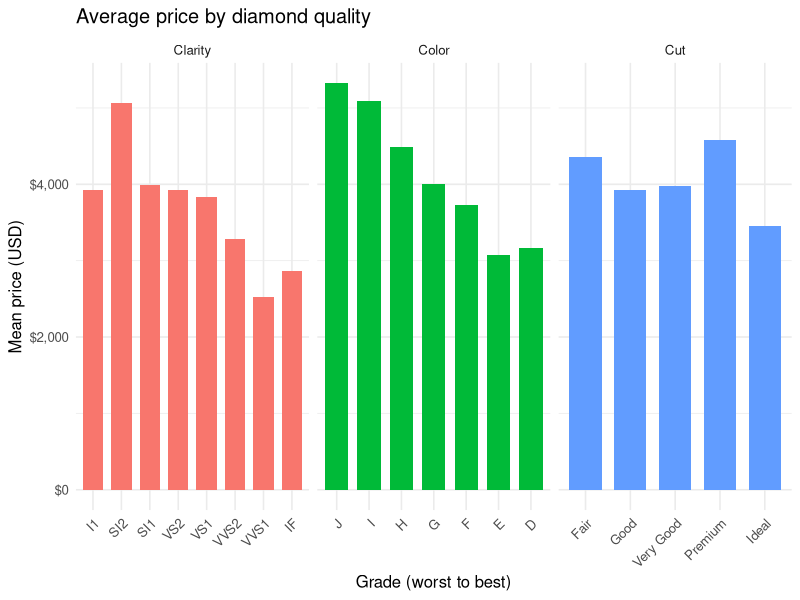
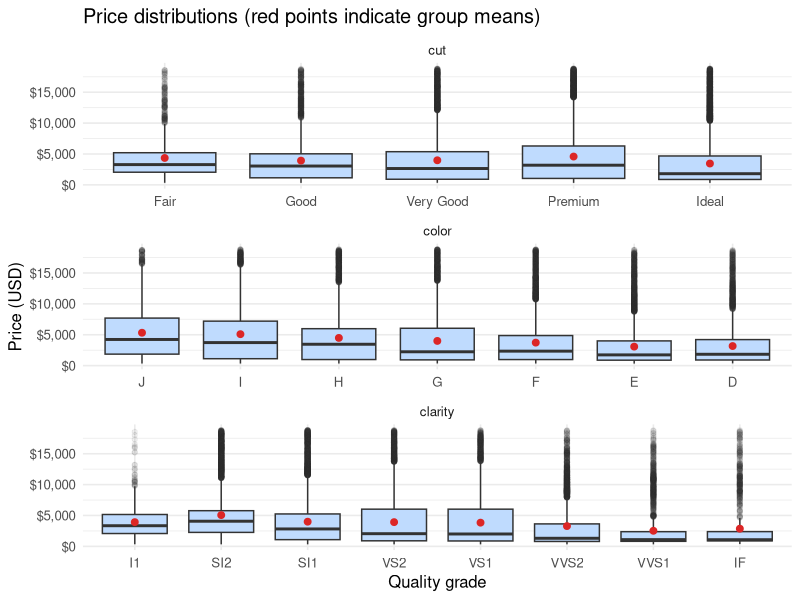
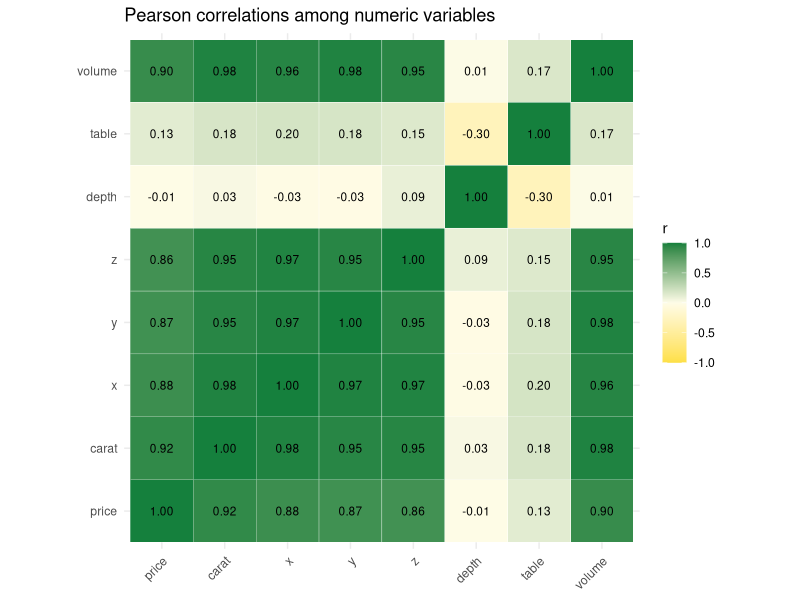
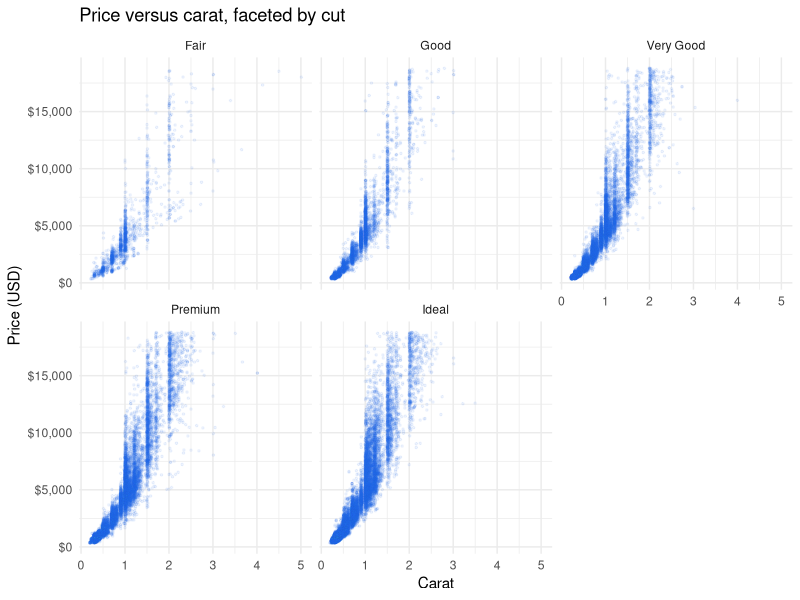
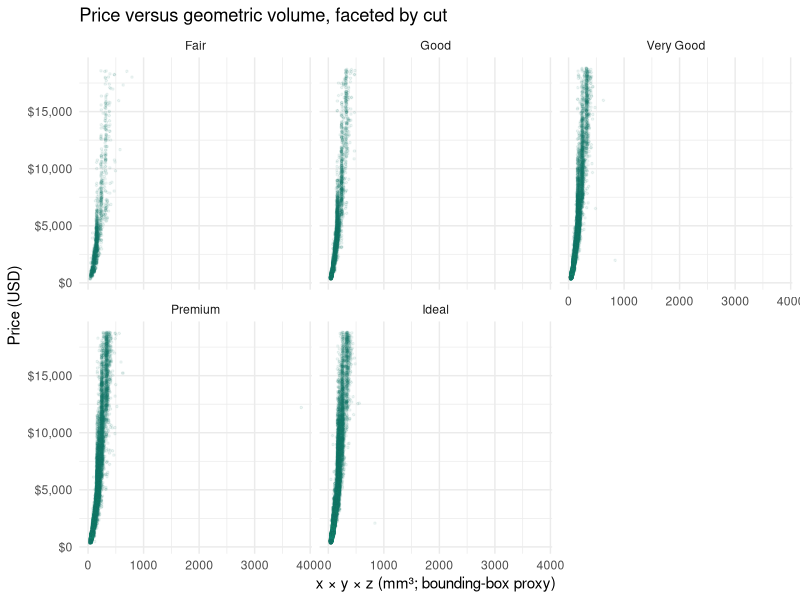
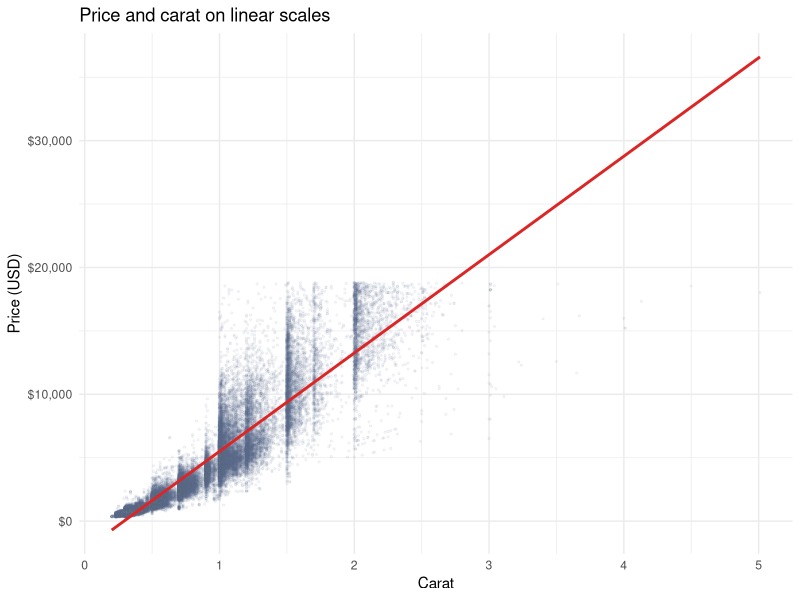
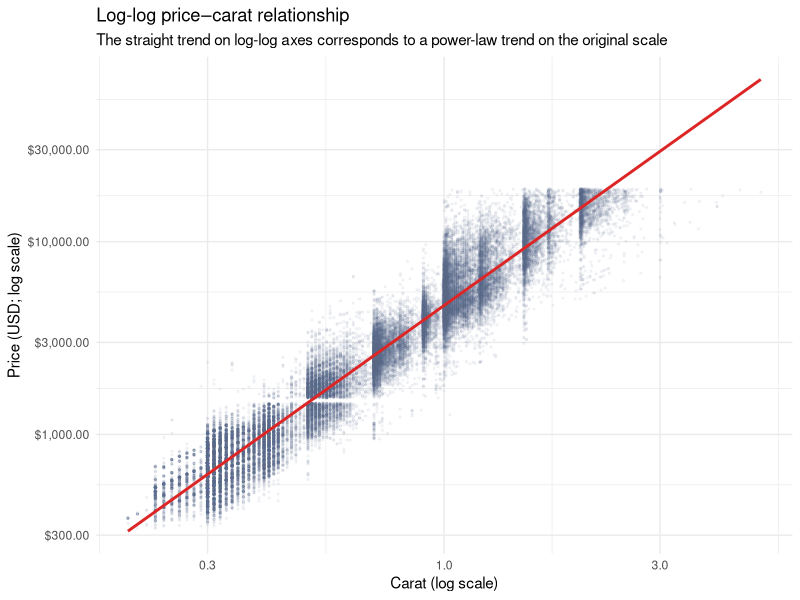
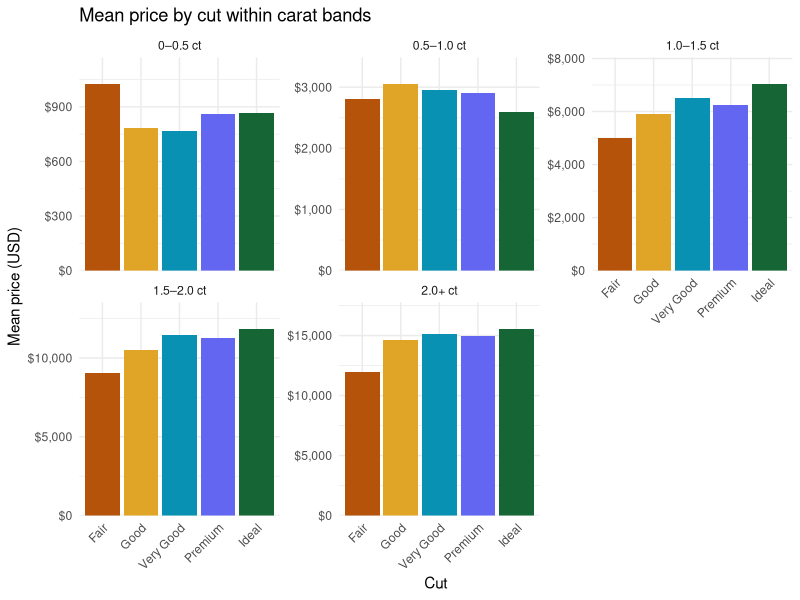

R code for these plots, in order:
## ---- chunk 1
knitr::opts_chunk$set(echo = TRUE, warning = FALSE, message = FALSE,
                      fig.width = 10, fig.height = 5.5, dpi = 120)
## ---- chunk 2
library(ggplot2)
library(dplyr)
library(tidyr)
library(broom)
library(knitr)
library(scales)
## ---- chunk 3
d <- ggplot2::diamonds |>
  mutate(
    cut = factor(as.character(cut), levels = c("Fair", "Good", "Very Good", "Premium", "Ideal")),
    color = factor(as.character(color), levels = c("J", "I", "H", "G", "F", "E", "D")),
    clarity = factor(as.character(clarity), levels = c("I1", "SI2", "SI1", "VS2", "VS1", "VVS2", "VVS1", "IF")),
    volume = x * y * z
  )
quality_palette <- c("Fair"="#B45309", "Good"="#E0A526", "Very Good"="#0891B2", "Premium"="#6366F1", "Ideal"="#166534")
## ---- chunk 4
mean_grade <- function(data, var, dimension) {
  data |>
    group_by(grade = {{ var }}) |>
    summarise(n = n(), mean_price = mean(price), .groups = "drop") |>
    mutate(dimension = dimension, grade = as.character(grade))
}
raw_means <- bind_rows(
  mean_grade(d, cut, "Cut"),
  mean_grade(d, color, "Color"),
  mean_grade(d, clarity, "Clarity")
)
# The summary is used for the chart below; no redundant table is printed. 
## ---- chunk 5
raw_means |>
  mutate(grade = factor(grade, levels = unique(grade))) |>
  ggplot(aes(grade, mean_price, fill = dimension)) +
  geom_col(width = .72, show.legend = FALSE) +
  facet_wrap(~ dimension, scales = "free_x", nrow = 1) +
  scale_y_continuous(labels = label_dollar()) +
  labs(title = "Average price by diamond quality", x = "Grade (worst to best)", y = "Mean price (USD)") +
  theme_minimal(base_size = 12) +
  theme(axis.text.x = element_text(angle = 45, hjust = 1))
## ---- chunk 6
d |>
  select(price, cut, color, clarity) |>
  pivot_longer(cols = c(cut, color, clarity), names_to = "dimension", values_to = "grade") |>
  mutate(dimension = factor(dimension, levels = c("cut", "color", "clarity"))) |>
  ggplot(aes(grade, price)) +
  geom_boxplot(fill = "#BFDBFE", outlier.alpha = .07) +
  stat_summary(fun = mean, geom = "point", color = "#DC2626", size = 2) +
  facet_wrap(~ dimension, scales = "free_x", ncol = 1) +
  scale_y_continuous(labels = label_dollar()) +
  labs(title = "Price distributions (red points indicate group means)", x = "Quality grade", y = "Price (USD)") +
  theme_minimal(base_size = 12)
## ---- chunk 7
numeric_vars <- d |> select(price, carat, x, y, z, depth, table, volume)
cor_mat <- cor(numeric_vars, use = "complete.obs", method = "pearson")
cor_long <- as.data.frame(as.table(cor_mat))
ggplot(cor_long, aes(Var1, Var2, fill = Freq)) +
  geom_tile(color = "white") +
  geom_text(aes(label = sprintf("%.2f", Freq)), size = 3) +
  scale_fill_gradient2(low = "#FDE047", mid = "#FEFCE8", high = "#15803D", midpoint = 0, limits = c(-1,1)) +
  coord_equal() +
  labs(title = "Pearson correlations among numeric variables", x = NULL, y = NULL, fill = "r") +
  theme_minimal(base_size = 11) +
  theme(axis.text.x = element_text(angle = 45, hjust = 1))
## ---- chunk 8
d |>
  ggplot(aes(carat, price)) +
  geom_point(alpha = .07, size = .55, color = "#2563EB") +
  facet_wrap(~ cut) +
  scale_y_continuous(labels = label_dollar()) +
  labs(title = "Price versus carat, faceted by cut", x = "Carat", y = "Price (USD)") +
  theme_minimal()
## ---- chunk 9
d |>
  filter(is.finite(volume), volume > 0) |>
  ggplot(aes(volume, price)) +
  geom_point(alpha = .07, size = .55, color = "#0F766E") +
  facet_wrap(~ cut) +
  scale_y_continuous(labels = label_dollar()) +
  labs(title = "Price versus geometric volume, faceted by cut", x = "x × y × z (mm³; bounding-box proxy)", y = "Price (USD)") +
  theme_minimal()
## ---- chunk 10
ggplot(d, aes(carat, price)) +
  geom_point(alpha = .06, size = .5, color = "#64748B") +
  geom_smooth(method = "lm", se = FALSE, color = "#DC2626") +
  scale_y_continuous(labels = label_dollar()) +
  labs(title = "Price and carat on linear scales", x = "Carat", y = "Price (USD)") +
  theme_minimal()
## ---- chunk 11
ggplot(d, aes(carat, price)) +
  geom_point(alpha = .06, size = .5, color = "#64748B") +
  geom_smooth(method = "lm", formula = y ~ x, se = FALSE, color = "#DC2626") +
  scale_x_log10() + scale_y_log10(labels = label_dollar()) +
  labs(title = "Log-log price–carat relationship", subtitle = "The straight trend on log-log axes corresponds to a power-law trend on the original scale", x = "Carat (log scale)", y = "Price (USD; log scale)") +
  theme_minimal()
## ---- chunk 12
quality_summary <- function(data, var) {
  data |>
    group_by(grade = {{ var }}) |>
    summarise(n = n(), mean_carat = mean(carat), median_carat = median(carat),
              mean_volume = mean(volume), median_volume = median(volume),
              mean_price = mean(price), .groups = "drop")
}
# Highlight the two largest entries in each selected column, within each table.
highlight_top2 <- function(tab) {
  highlight_cols <- c("mean_carat", "median_carat", "mean_volume", "mean_price")
  thresholds <- vapply(tab[highlight_cols], function(v) sort(v, decreasing = TRUE)[min(2, length(v))], numeric(1))
  for (nm in highlight_cols) {
    tab[[nm]] <- ifelse(tab[[nm]] >= thresholds[[nm]],
                        paste0("<strong style='background:#FEF3C7;padding:2px 4px;'>", sprintf("%.2f", tab[[nm]]), "</strong>"),
                        sprintf("%.2f", tab[[nm]]))
  }
  tab
}
## ---- chunk 13
kable(highlight_top2(quality_summary(d, cut)), escape = FALSE,
      caption = "Carat, volume, and price by cut; bold indicates the top two values")
## ---- chunk 14
kable(highlight_top2(quality_summary(d, color)), escape = FALSE,
      caption = "Carat, volume, and price by color; bold indicates the top two values")
## ---- chunk 15
kable(highlight_top2(quality_summary(d, clarity)), escape = FALSE,
      caption = "Carat, volume, and price by clarity; bold indicates the top two values")
## ---- chunk 16
d_bands <- d |>
  mutate(carat_band = cut(carat, breaks = c(0, .5, 1, 1.5, 2, Inf),
                         labels = c("0–0.5 ct", "0.5–1.0 ct", "1.0–1.5 ct", "1.5–2.0 ct", "2.0+ ct"),
                         include.lowest = TRUE, right = TRUE))
band_summary <- d_bands |>
  group_by(carat_band, cut) |>
  summarise(n = n(), mean_carat = mean(carat), mean_price = mean(price), .groups = "drop")
ggplot(band_summary, aes(cut, mean_price, fill = cut)) +
  geom_col(show.legend = FALSE) +
  facet_wrap(~ carat_band, scales = "free_y") +
  scale_fill_manual(values = quality_palette) +
  scale_y_continuous(labels = label_dollar(), expand = expansion(mult = c(0, .14))) +
  labs(title = "Mean price by cut within carat bands", x = "Cut", y = "Mean price (USD)") +
  theme_minimal(base_size = 11) +
  theme(axis.text.x = element_text(angle = 45, hjust = 1))
## ---- chunk 17
selected_carats <- c(.50, 1.00, 1.50, 2.00)
exact_summary <- d |>
  filter(carat %in% selected_carats) |>
  group_by(carat, cut) |>
  summarise(n = n(), mean_price = mean(price), median_price = median(price), .groups = "drop")
## ---- chunk 18
ggplot(exact_summary, aes(cut, mean_price, fill = cut)) +
  geom_col(show.legend = FALSE) +
  facet_wrap(~ carat, labeller = labeller(carat = function(x) paste0(x, " ct")), scales = "free_y") +
  scale_fill_manual(values = quality_palette) +
  scale_y_continuous(labels = label_dollar(), expand = expansion(mult = c(0, .14))) +
  labs(title = "Observed mean price by cut at exactly equal carat", subtitle = "Color and clarity are not controlled in this comparison", x = "Cut", y = "Mean observed price (USD)") +
  theme_minimal() +
  theme(axis.text.x = element_text(angle = 45, hjust = 1))
## ---- chunk 19
matched_candidates <- d |>
  group_by(carat, color, clarity, cut) |>
  summarise(n = n(), mean_price = mean(price), .groups = "drop") |>
  group_by(carat, color, clarity) |>
  summarise(n_cuts = n_distinct(cut), total_n = sum(n),
            min_cut_n = min(n), .groups = "drop") |>
  filter(n_cuts >= 2) |>
  arrange(desc(n_cuts), desc(min_cut_n), desc(total_n))

anchor <- matched_candidates |>
  filter(abs(carat - 1) < 1e-9, color == "E", clarity == "SI2")
stopifnot(nrow(anchor) == 1, anchor$n_cuts == 5)

# Choose three additional observed groups with distinct carat weights.
# Prefer five represented cuts, then better minimum cell counts and total size.
others <- matched_candidates |>
  filter(abs(carat - 1) > 1e-9) |>
  arrange(desc(n_cuts), desc(min_cut_n), desc(total_n)) |>
  group_by(carat) |>
  slice_head(n = 1) |>
  ungroup() |>
  arrange(desc(n_cuts), desc(min_cut_n), desc(total_n)) |>
  slice_head(n = 3)
stopifnot(nrow(others) == 3)

selected_groups <- bind_rows(anchor, others) |>
  mutate(group_id = paste0("Group ", row_number()),
         group_label = paste0(group_id, ": ", format(carat, nsmall = 2),
                              " ct | ", color, " | ", clarity))

matched_four <- d |>
  inner_join(selected_groups |>
               select(carat, color, clarity, group_id, group_label),
             by = c("carat", "color", "clarity")) |>
  group_by(group_id, group_label, carat, color, clarity, cut) |>
  summarise(n = n(), mean_price = mean(price), .groups = "drop")

knitr::kable(selected_groups |>
               select(group_id, carat, color, clarity, n_cuts, total_n),
             caption = "Four matched observed groups")
## ---- chunk 20
matched_four |>
  mutate(group_label = factor(group_label, levels = selected_groups$group_label)) |>
  ggplot(aes(cut, mean_price, fill = cut)) +
  geom_col(show.legend = FALSE, width = .72) +
  geom_text(aes(label = paste0("n=", n)), vjust = -.35, size = 3.2) +
  facet_wrap(~ group_label, ncol = 2, scales = "free_y") +
  scale_fill_manual(values = quality_palette) +
  scale_y_continuous(labels = label_dollar(),
                     expand = expansion(mult = c(0, .18))) +
  labs(title = "Observed prices within four exactly matched groups",
       subtitle = "Within each panel, carat, color and clarity are identical; only cut varies",
       x = "Cut quality", y = "Observed mean price (USD)") +
  theme_minimal(base_size = 12) +
  theme(axis.text.x = element_text(angle = 35, hjust = 1))
## ---- chunk 21
m_full <- lm(log(price) ~ log(carat) + cut + color + clarity, data = d)
fit <- broom::glance(m_full)
knitr::kable(tibble(n = nobs(m_full), R2_log = fit$r.squared,
                    adjusted_R2_log = fit$adj.r.squared,
                    residual_SE_log = fit$sigma), digits = 4,
             caption = "Fit of M1 on the log-price scale")
knitr::kable(broom::tidy(m_full) |>
               select(term, estimate, std.error, statistic),
             digits = 4, caption = "M1 regression coefficients (Fair, J and I1 are reference levels)")
## ---- chunk 22
model_diag <- tibble(fitted_log = fitted(m_full), residual_log = residuals(m_full))
ggplot(model_diag, aes(fitted_log, residual_log)) +
  geom_point(alpha = .09, size = .5, color = "#475569") +
  geom_hline(yintercept = 0, linetype = "dashed", color = "#DC2626") +
  geom_smooth(method = "loess", formula = y ~ x, se = FALSE,
              color = "#2563EB", linewidth = .8) +
  labs(title = "M1: residuals versus fitted log-price",
       x = "Fitted log(price)", y = "Residual log(price)") +
  theme_minimal(base_size = 12)
## ---- chunk 23
ggplot(model_diag, aes(sample = residual_log)) +
  stat_qq(alpha = .12, size = .65, color = "#475569") +
  stat_qq_line(color = "#DC2626", linewidth = 1) +
  labs(title = "M1: normal Q-Q plot of residuals",
       x = "Theoretical normal quantiles", y = "Sample residual quantiles") +
  theme_minimal(base_size = 12)
## ---- chunk 24
raw_effect <- function(var, worst, best, label) {
  tab <- d |>
    group_by(grade = {{ var }}) |>
    summarise(mean_price = mean(price), .groups = "drop")
  tibble(comparison = label,
         raw = 100 * (tab$mean_price[tab$grade == best] /
                        tab$mean_price[tab$grade == worst] - 1))
}
raw_effects <- bind_rows(
  raw_effect(cut, "Fair", "Ideal", "Ideal vs Fair"),
  raw_effect(color, "J", "D", "D vs J"),
  raw_effect(clarity, "I1", "IF", "IF vs I1")
)
adjusted_effects <- broom::tidy(m_full, conf.int = TRUE) |>
  filter(term %in% c("cutIdeal", "colorD", "clarityIF")) |>
  mutate(comparison = case_when(
    term == "cutIdeal" ~ "Ideal vs Fair",
    term == "colorD" ~ "D vs J",
    term == "clarityIF" ~ "IF vs I1"
  ), adjusted = 100 * (exp(estimate) - 1),
  lower = 100 * (exp(conf.low) - 1),
  upper = 100 * (exp(conf.high) - 1)) |>
  select(comparison, adjusted, lower, upper)
paradox <- left_join(raw_effects, adjusted_effects, by = "comparison")
knitr::kable(paradox, digits = 2,
             caption = "Raw mean-price differences and model-adjusted conditional price differences (%)")
## ---- chunk 25
plot_effects <- paradox |>
  select(comparison, raw, adjusted) |>
  pivot_longer(c(raw, adjusted), names_to = "comparison_type", values_to = "percent") |>
  mutate(comparison_type = factor(comparison_type, levels = c("raw", "adjusted"),
                                  labels = c("Raw group means", "Adjusted M1")))
ggplot(plot_effects, aes(comparison, percent, fill = comparison_type)) +
  geom_col(position = position_dodge(width = .75), width = .65) +
  geom_hline(yintercept = 0, color = "#334155") +
  geom_text(aes(label = sprintf("%+.1f%%", percent)),
            position = position_dodge(width = .75),
            vjust = ifelse(plot_effects$percent >= 0, -.35, 1.35), size = 3.6) +
  scale_fill_manual(values = c("Raw group means" = "#D97706", "Adjusted M1" = "#2563EB")) +
  scale_y_continuous(labels = label_number(suffix = "%"),
                     expand = expansion(mult = c(.09, .14))) +
  labs(title = "The diamond price paradox: before and after adjustment",
       subtitle = "Best versus worst grade in cut, color and clarity",
       x = NULL, y = "Price difference (%)", fill = NULL) +
  theme_minimal(base_size = 12)
